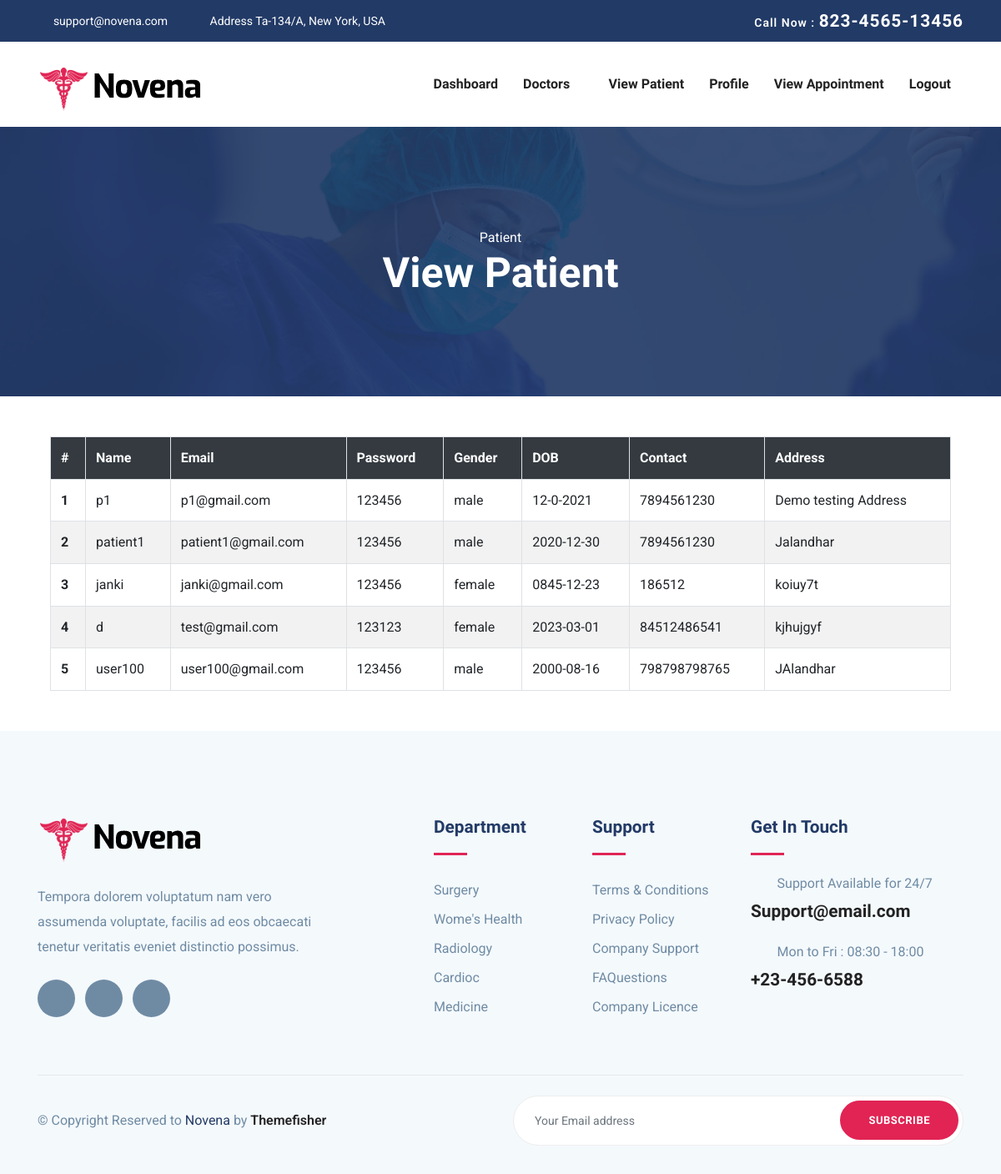
The app's page /admin/view_patient.php (signed in) with its own data.
### tables this page shows
CREATE TABLE `patient` (
  `id` int(11) NOT NULL,
  `name` varchar(100) NOT NULL,
  `email` varchar(100) NOT NULL,
  `password` varchar(100) NOT NULL,
  `gender` varchar(20) NOT NULL,
  `dob` varchar(20) NOT NULL,
  `contact` bigint(10) NOT NULL,
  `address` longtext NOT NULL,
  `created_at` timestamp NOT NULL DEFAULT current_timestamp() ON UPDATE current_timestamp()
);

### admin/view_patient.php (the view, shortened to what this page needs)
<?php
	include("admin_header.php");
?>
<section class="page-title bg-1">
  <div class="container">
    <div class="row">
      <div class="col-md-12">
        <div class="block text-center">
          <span class="text-white">Patient</span>
          <h1 class="text-capitalize mb-5 text-lg">View Patient</h1>
        </div>
      </div>
    </div>
  </div>
</section>
<div class="about">
	<div class="container">
        <div class="ab-agile">
			<div class="col-md-12 mx-auto my-5">
				<table class="table table-bordered table-striped">
                    <tr class="text-white bg-dark">
                        <th>#</th>
                        <th>Name</th>
                        <th>Email</th>
                        <th>Password</th>
                        <th>Gender</th>
                        <th>DOB</th>
                        <th>Contact</th>
                        <th>Address</th>
                    </tr>
                    <?php
                        $sno =1;
                        include('config.php');
                        $query=mysqli_query($conn,"SELECT * FROM `patient`");
                        while($row=mysqli_fetch_array($query))
                        {
                    ?>
                    <tr>
                        <th scope="row"><?php echo $sno; ?></th>
                        <td><?php echo $row['name']; ?></td>
                        <td><?php echo $row['email']; ?></td>
                        <td><?php echo $row['password']; ?></td>
                        <td><?php echo $row['gender']; ?></td>
                        <td><?php echo $row['dob']; ?></td>
                        <td><?php echo $row['contact']; ?></td>
                        <td><?php echo $row['address']; ?></td>
                    </tr>
                    <?php
                        $sno++;
                        }
                    ?>
                </table>
			</div>
		</div>
	</div>
</div>
<?php
include("footer.php");
?>

### admin/css/style.css (style rules this page uses)
html { overflow-x: hidden; }
body { line-height: 1.6; font-family: "Roboto", sans-serif; -webkit-font-smoothing: antialiased; font-size: 16px; color: #6F8BA4; font-weight: 400; }
h1, .h1, h2, .h2, h3, .h3, h4, .h4, h5, .h5, h6, .h6 { font-family: "Exo", sans-serif; font-weight: 700; color: #222; }
h1, .h1 { font-size: 2.5rem; }
.bg-dark { background: #222; }
.text-lg { font-size: 3.75rem; }
.page-title { padding: 120px 0px 70px 0px; position: relative; }
.page-title .block h1 { color: #fff; }
.text-lg { font-size: 50px; }
.bg-1 { background: url("../images/bg/22.jpg") no-repeat 50% 50%; background-size: cover; position: relative; }

### records on screen
patient: name "p1", email "p1@gmail.com", password "123456", gender "male", dob "12-0-2021", contact "7894561230", address "Demo testing Address"
patient: name "patient1", email "patient1@gmail.com", password "123456", gender "male", dob "2020-12-30", contact "7894561230", address "Jalandhar"
patient: name "janki", email "janki@gmail.com", password "123456", gender "female", dob "0845-12-23", contact "186512", address "koiuy7t"
patient: name "d", email "test@gmail.com", password "123123", gender "female", dob "2023-03-01", contact "84512486541", address "kjhujgyf"
patient: name "user100", email "user100@gmail.com", password "123456", gender "male", dob "2000-08-16", contact "798798798765", address "JAlandhar"
